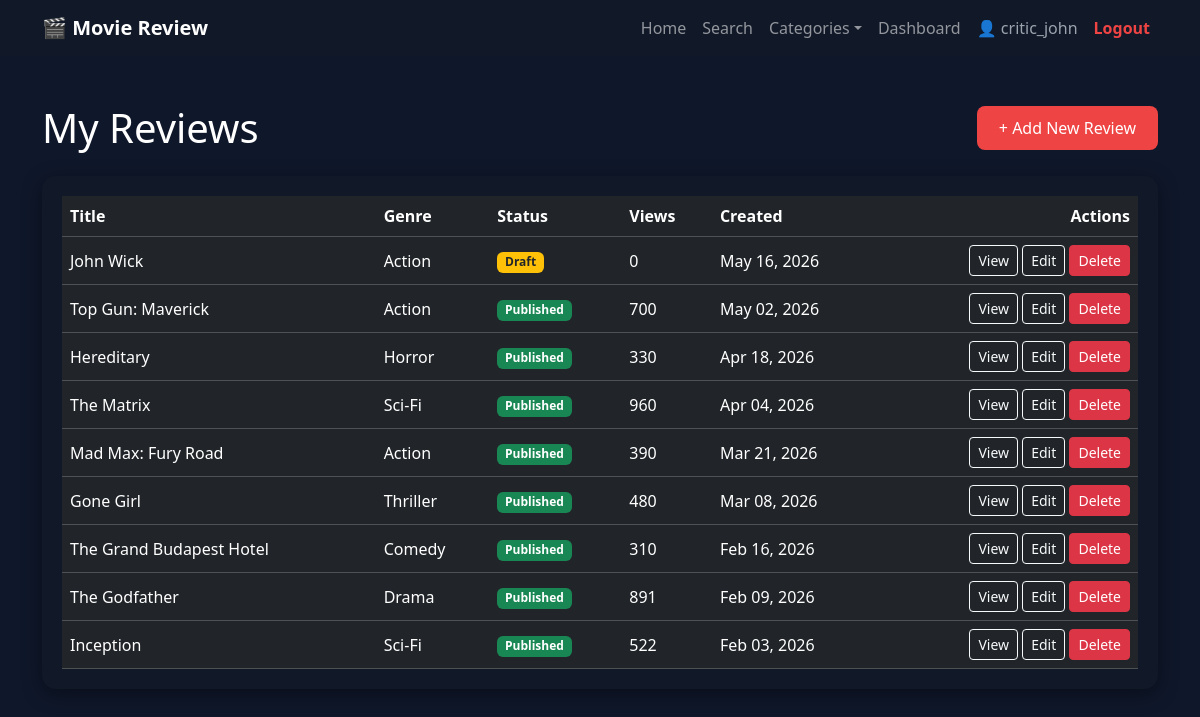
Screenshot of /creator_dashboard.php (signed in) with the database file from the repository.
### tables this page shows
CREATE TABLE `dbproj_movies` (
    `movie_id`     INT(11) NOT NULL AUTO_INCREMENT,
    `user_id`      INT(11) NOT NULL,
    `genre_id`     INT(11) DEFAULT NULL,
    `title`        VARCHAR(255) NOT NULL,
    `description`  TEXT DEFAULT NULL,
    `full_review`  LONGTEXT DEFAULT NULL,
    `release_year` YEAR(4) DEFAULT NULL,
    `trailer_url`  VARCHAR(255) DEFAULT NULL,
    `status`       ENUM('draft','published') DEFAULT 'draft',
    `view_count`   INT(11) DEFAULT 0,
    `created_at`   DATETIME DEFAULT current_timestamp(),
    `updated_at`   DATETIME DEFAULT NULL ON UPDATE current_timestamp(),
    PRIMARY KEY (`movie_id`),
    KEY `idx_created_at` (`created_at`),
    KEY `idx_user_id` (`user_id`),
    KEY `idx_view_count` (`view_count`),
    KEY `idx_genre_id` (`genre_id`),
    FULLTEXT KEY `ft_movie_search` (`title`,`description`),
    CONSTRAINT `fk_movies_user`  FOREIGN KEY (`user_id`)  REFERENCES `dbproj_users` (`user_id`),
    CONSTRAINT `fk_movies_genre` FOREIGN KEY (`genre_id`) REFERENCES `dbproj_genres` (`genre_id`)
);

CREATE TABLE `dbproj_genres` (
    `genre_id`   INT(11) NOT NULL AUTO_INCREMENT,
    `genre_name` VARCHAR(100) NOT NULL,
    PRIMARY KEY (`genre_id`),
    UNIQUE KEY `genre_name` (`genre_name`)
);

### auth.php (called while the page is built, shortened)
<?php
function getCurrentUserId() {
    return $_SESSION['user_id'] ?? null;
}

### creator_dashboard.php (the view, shortened to what this page needs)
<?php
require_once 'db.php';
require_once 'auth.php';
$userId = getCurrentUserId();
$perPage = 10;
$page    = max(1, intval($_GET['page'] ?? 1));
$offset  = ($page - 1) * $perPage;
$stmt = $conn->prepare("
    SELECT m.movie_id, m.title, m.description, m.status, m.view_count, m.created_at,
           g.genre_name
    FROM dbproj_movies m
    LEFT JOIN dbproj_genres g ON m.genre_id = g.genre_id
    WHERE m.user_id = ?
    ORDER BY m.created_at DESC
    LIMIT ? OFFSET ?
");
$stmt->bind_param("iii", $userId, $perPage, $offset);
$stmt->execute();
$movies = $stmt->get_result()->fetch_all(MYSQLI_ASSOC);
?>
<!DOCTYPE html>
<html lang="en">
<head>
    <link href="https://cdn.jsdelivr.net/npm/bootstrap@5.3.3/dist/css/bootstrap.min.css" rel="stylesheet">
    <link rel="stylesheet" href="assets/css/style.css">
</head>
<body>
<?php include 'includes/navbar.php'; ?>
<div class="container my-5">
    <div class="d-flex justify-content-between align-items-center mb-4">
        <h1 class="m-0">My Reviews</h1>
        <a href="create_post.php" class="btn btn-main">+ Add New Review</a>
    </div>
    <?php if (empty($movies)): ?>
        <div class="card-dark text-center text-secondary">
            You have not written any reviews yet. Click "Add New Review" to start.
        </div>
    <?php else: ?>
        <div class="table-responsive card-dark">
            <table class="table table-dark table-hover align-middle m-0">
                <thead>
                    <tr>
                        <th>Title</th>
                        <th>Genre</th>
                        <th>Status</th>
                        <th>Views</th>
                        <th>Created</th>
                        <th class="text-end">Actions</th>
                    </tr>
                </thead>
                <tbody>
                    <?php foreach ($movies as $m): ?>
                        <tr>
                            <td><?= htmlspecialchars($m['title']) ?></td>
                            <td><?= htmlspecialchars($m['genre_name'] ?? '—') ?></td>
                            <td>
                                <?php if ($m['status'] === 'published'): ?>
                                    <span class="badge bg-success">Published</span>
                                <?php else: ?>
                                    <span class="badge bg-warning text-dark">Draft</span>
                                <?php endif; ?>
                            </td>
                            <td><?= number_format($m['view_count']) ?></td>
                            <td><?= date('M d, Y', strtotime($m['created_at'])) ?></td>
                            <td class="text-end">
                                <a href="movie.php?id=<?= $m['movie_id'] ?>" class="btn btn-sm btn-outline-light">View</a>
                                <a href="edit_post.php?id=<?= $m['movie_id'] ?>" class="btn btn-sm btn-outline-light">Edit</a>
                                <form action="delete_post.php" method="POST" class="d-inline"
                                      onsubmit="return confirm('Delete this review? This cannot be undone.')">
                                    <button type="submit" class="btn btn-sm btn-danger">Delete</button>
                                </form>
                            </td>
                        </tr>
                    <?php endforeach; ?>
                </tbody>
            </table>
        </div>
    <?php endif; ?>
</div>
</body>
</html>

### assets/css/style.css (style rules this page uses)
body { background:#0f172a; color:white; font-family:system-ui; }
.card-dark { background:#111827; border-radius:14px; padding:20px; box-shadow:0 5px 20px rgba(0,0,0,0.4); }
.btn-main { background:#ef4444; border:none; padding:10px 22px; border-radius:8px; color:white; }

### rows the page displays
dbproj_movies: title "John Wick", genre.genre_name "Action", status "Draft", view_count "0", created_at "May 16, 2026"
dbproj_movies: title "Top Gun: Maverick", genre.genre_name "Action", status "Published", view_count "700", created_at "May 02, 2026"
dbproj_movies: title "Hereditary", genre.genre_name "Horror", status "Published", view_count "330", created_at "Apr 18, 2026"
dbproj_movies: title "The Matrix", genre.genre_name "Sci-Fi", status "Published", view_count "960", created_at "Apr 04, 2026"
dbproj_movies: title "Mad Max: Fury Road", genre.genre_name "Action", status "Published", view_count "390", created_at "Mar 21, 2026"
dbproj_movies: title "Gone Girl", genre.genre_name "Thriller", status "Published", view_count "480", created_at "Mar 08, 2026"
dbproj_movies: title "The Grand Budapest Hotel", genre.genre_name "Comedy", status "Published", view_count "310", created_at "Feb 16, 2026"
dbproj_movies: title "The Godfather", genre.genre_name "Drama", status "Published", view_count "891", created_at "Feb 09, 2026"
dbproj_movies: title "Inception", genre.genre_name "Sci-Fi", status "Published", view_count "522", created_at "Feb 03, 2026"

### other values shown
getCurrentUsername() "critic_john"
